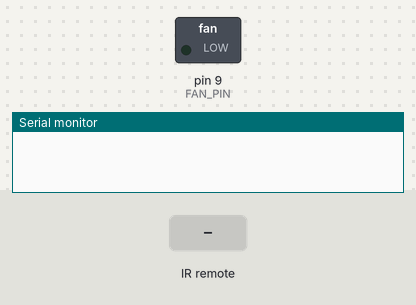
The sketch below on a simulated Arduino Uno, built with avr-gcc and run on an emulated ATmega328P. On the bench: switched loads named in the sketch (green lamp = pin HIGH), the last lines printed to the serial monitor. The inputs (shaded band) are chosen by the test bench.

Above: at 1.2 s.
1.3 s: infrared code 0x9D62C837 received
At 2.0 s:
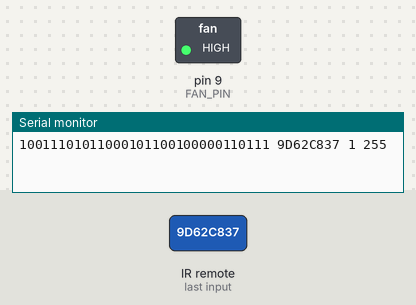
2.8 s: infrared code 0x9D62A857 received
At 3.2 s:
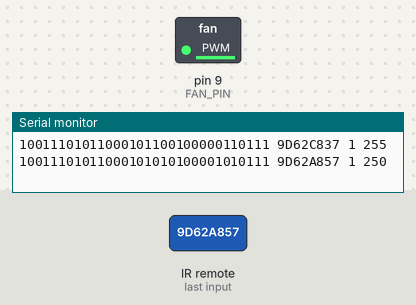
4.3 s: infrared code 0xFFFFFFFF received
At 5.6 s:
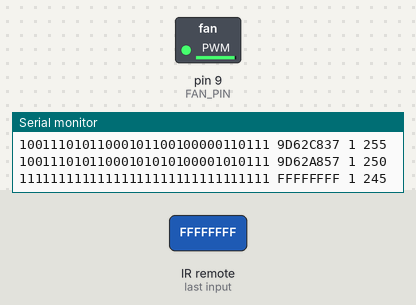
Timing chart, 0 to 7.3 s (numbered marks = the images above; inputs shaded):
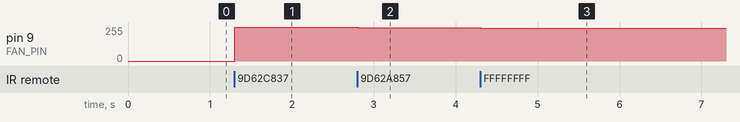

The sketch:

IRRemote.ino
```cpp
#include <IRremote.h>

#define IR_DIGITAL_PIN 2
#define FAN_PIN 9

IRrecv irrecv(IR_DIGITAL_PIN); // указываем вывод, к которому подключен приемник
bool fanEnabled = false;
int fanSpeed = 0;
unsigned int lastVal = 0;


void setup() {
    Serial.begin(115200); // выставляем скорость COM порта
    irrecv.enableIRIn(); // запускаем прием
    pinMode(FAN_PIN, OUTPUT);

    // http://kazus.ru/forums/showthread.php?t=107888
    // Частота ШИМ для 3 ноги 3906.25гц
    //TCCR2B = TCCR2B & 0b11111000 | 0x02;
    // Частота ШИМ для 5 ноги 7812.5гц
    // TCCR0B = TCCR0B & 0b11111000 | 0x02;
    // Частота ШИМ для 9 ноги 31250гц
    TCCR1B = TCCR1B & 0b11111000 | 0x01;
}

void loop() {
    decode_results results;
    while(irrecv.decode(&results)) { // если данные пришли
        unsigned int curVal = 0;
        if(results.value == 0xFFFFFFFF){
            curVal = lastVal;
        }else{
            curVal = results.value;
        }
        lastVal = curVal;

        switch(curVal){
            case 0x9D6228D7: // Up
                fanSpeed += 5;
                break;
            case 0x9D62A857: // Down
                fanSpeed -= 5;
                break;
            case 0x9D62C837: // ON OFF
                fanEnabled = !fanEnabled;
                fanSpeed = 255;
                break;
        }
        irrecv.resume(); // принимаем следующую команду

        fanSpeed = constrain(fanSpeed, 0, 255);

        Serial.print(results.value, BIN);
        Serial.print(" ");
        Serial.print(results.value, HEX);
        Serial.print(" ");
        Serial.print(fanEnabled);
        Serial.print(" ");
        Serial.print(fanSpeed);
        Serial.println();
    }

    if(fanEnabled){
        analogWrite(FAN_PIN, fanSpeed);
    }else{
        analogWrite(FAN_PIN, 0);
    }
}
```

Measured:
- after the input at 1.3 s, pin 9 (FAN_PIN): 0/255 → 255/255 at once
- after the input at 2.8 s, pin 9 (FAN_PIN): 255/255 → 250/255 at once
- after the input at 4.3 s, pin 9 (FAN_PIN): 250/255 → 245/255 at once
